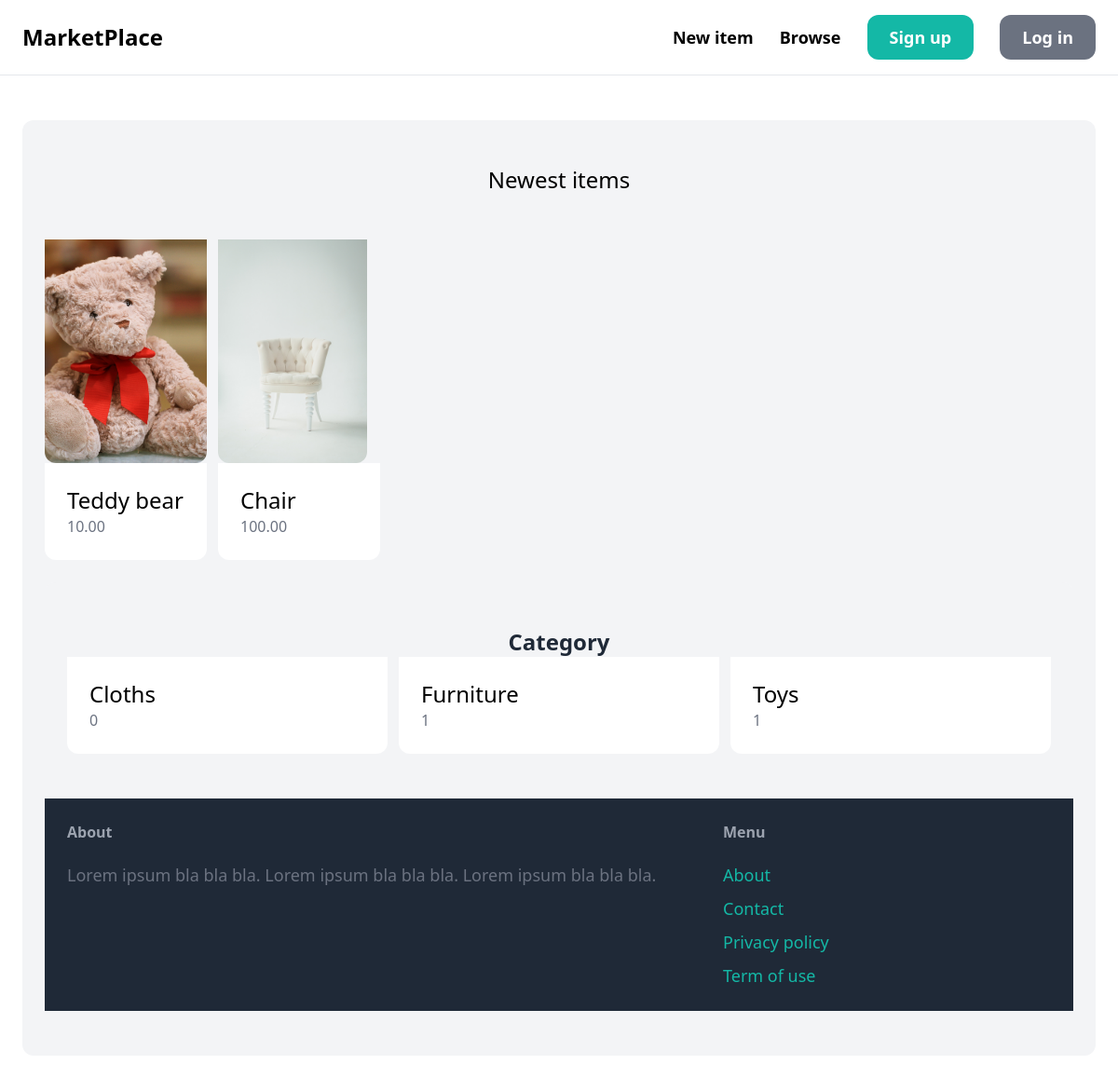
The app's page /, older data.
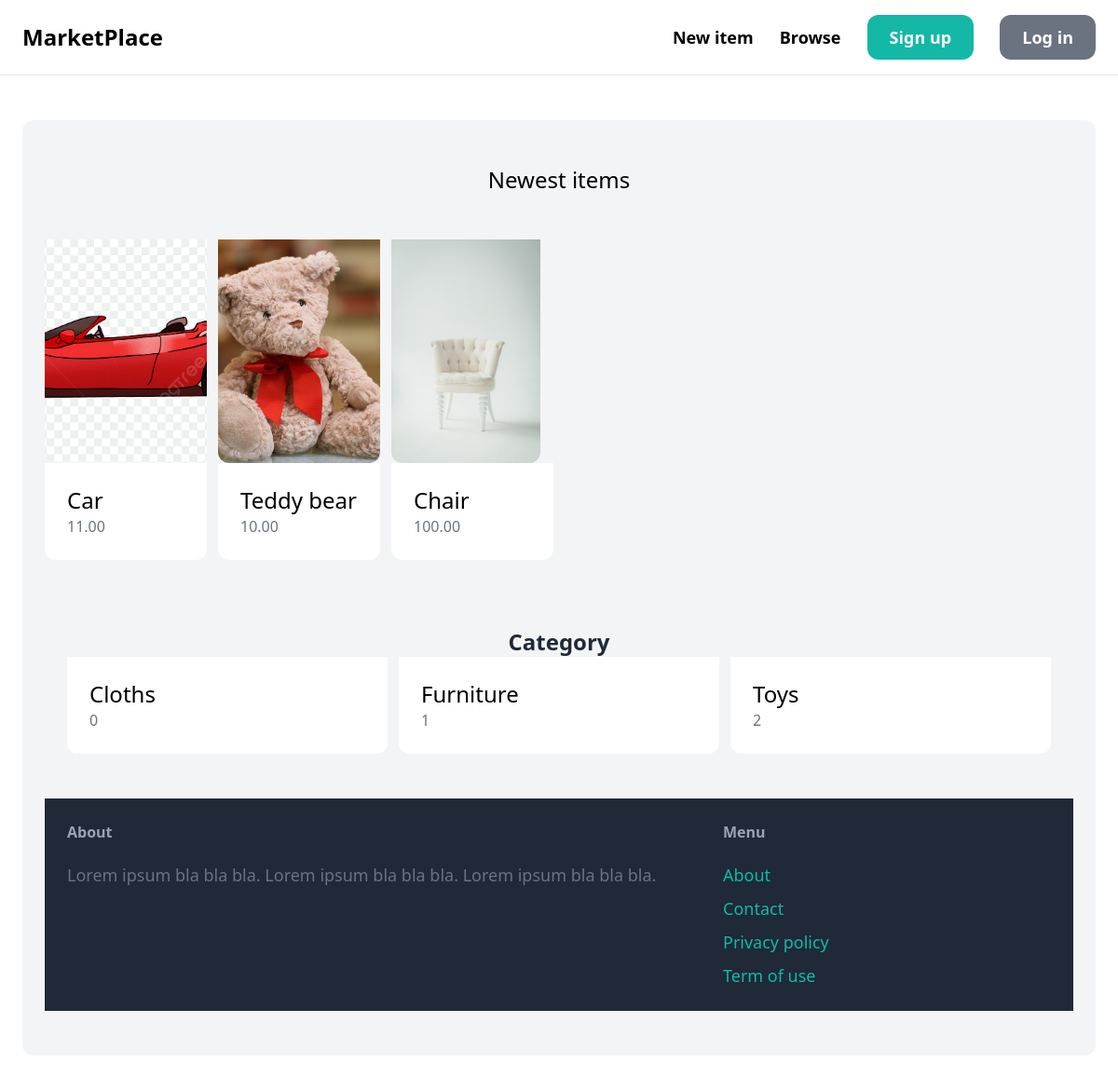
The same page, newer data.
### item/models.py (models this page shows, shortened)
class Item(models.Model):
    category = models.ForeignKey(Category, related_name='items', on_delete=models.CASCADE)
    name = models.CharField(max_length=255)
    description = models.TextField(blank=True, null=True)
    price = models.DecimalField(max_digits=6, decimal_places=2)
    image = models.ImageField(upload_to='item_images', blank=True, null=True)
    created_at = models.DateTimeField(auto_now_add=True)
    created_by = models.ForeignKey(User, related_name='items', on_delete=models.CASCADE)
    updated = models.DateTimeField(auto_now=True)
    is_sold = models.BooleanField(default=True)
    class Meta:
        ordering = ('-created_at',)

class Category(models.Model):
    name = models.CharField(max_length=255)
    description = models.TextField()
    class Meta:
        ordering = ('name',)
        verbose_name_plural = 'Categories'

### core/views.py (the view)
# urls.py: path('', views.index, name="index"),
def index(request):
    items = Item.objects.filter(is_sold=False)[0:6]
    categories = Category.objects.all()
    return render(request, 'core/index.html',{
        'items': items,
        'categories': categories,
    })

### core/templates/core/index.html (shortened to what this page needs)
{% extends 'core/base.html' %}
{% block content %}
<div class="mt-6 px-6 py-12 bg-gray-100 rounded-xl">
    <h2 class="mb-12 text-2xl text-center">Newest items</h2>
        <div class="grid grid-cols-6 gap-3">
            {% for item in items %}
            <div>
                <a href="{% url 'item:detail' item.id %}">
                    <div>
                        <img src="{{ item.image.url }}" alt="{{ item.name }}" class="w-69 h-60 rounded-b-xl object-cover block">
                    </div>
                    <div class="p-6 bg-white rounded-b-xl">
                        <h3 class="text-2xl">{{ item.name }}</h3>
                        <p class="text-gray-500">{{ item.price }}</p>
                    </div>
                </a>
            </div>
            {% endfor %}
        </div>
    <div class="mt-6 px-6 py-12 bg-gray-100 rounded-xl">
        <h2 class="text-2xl font-bold text-gray-800 text-center">Category</h2>
        <div class="grid grid-cols-3 gap-3">
            {% for category in categories %}
            <div>
                <a href="#">
                    <div class="p-6 bg-white rounded-b-xl">
                        <h3 class="text-2xl">{{ category.name }}</h3>
                        <p class="text-gray-500">{{ category.items.count }}</p>
                    </div>
                </a>
            </div>
            {% endfor %}
    </div>
{% endblock %}

### core/templates/core/base.html (shortened to what this page needs)
<!DOCTYPE html>
<html lang="en">
  <head>
    <script src="https://cdn.tailwindcss.com"></script>
  </head>
  <body>
    <nav class="py-6 px-6 flex justify-between items-center">
      <div>
        <a href="/" class="text-2xl font-bold">MarketPlace</a>
      </div>
      <div>
        <div class="space-x-6">
        <a href="{% url 'item:new' %}" class="text-lg font-semibold hover:text-gray-500">New item</a>
        <a href="#" class="text-lg font-semibold hover:text-gray-500">Browse</a>
        {% if request.user.is_authenticated %}
        <a href="{% url 'core:signup' %}" class="px-6 py-3 text-lg font-semibold bg-teal-500 text-white rounded-xl hover:bg-teal-700">Inbox</a>
        <a href="{% url 'dashboard:index' %}" class="px-6 py-3 text-lg font-semibold bg-gray-500 text-white rounded-xl hover:bg-gray-700">Dashboard</a>
        {% else %}
        <a href="{% url 'core:signup' %}" class="px-6 py-3 text-lg font-semibold bg-teal-500 text-white rounded-xl hover:bg-teal-700">Sign up</a>
        <a href="{% url 'core:login' %}" class="px-6 py-3 text-lg font-semibold bg-gray-500 text-white rounded-xl hover:bg-gray-700">Log in</a>
        {% endif %}
      </div>
      </div>
        </nav>
    <hr />
    <div class="px-6 py-6">{% block content %} {% endblock %}</div>
    <footer class="py-6 px-6 flex justify-between bg-gray-800">
      <div class="w-2/3 pr-10">
          <h3 class="mb-5 font-semibold text-gray-400">About</h3>
          <p class="text-lg text-gray-500">Lorem ipsum bla bla bla. Lorem ipsum bla bla bla. Lorem ipsum bla bla bla.</p>
      </div>
      <div class="w-1/3">
          <h3 class="mb-5 font-semibold text-gray-400">Menu</h3>
          <ul class="space-y-2">
              <li><a href="{% url 'about' %}" class="text-lg text-teal-500 hover:text-teal-700">About</a></li>
              <li><a href="{% url 'core:contact' %}" class="text-lg text-teal-500 hover:text-teal-700">Contact</a></li>
              <li><a href="{% url 'policy' %}" class="text-lg text-teal-500 hover:text-teal-700">Privacy policy</a></li>
              <li><a href="{% url 'terms' %}" class="text-lg text-teal-500 hover:text-teal-700">Term of use</a></li>
          </ul>
      </div>
  </footer>
  </body>
</html>

Row changes from the older to the newer data that the page shows:
added Item: image (picture), name "Car", price "11.00"
computed for Category "Toys": items.count "1" → "2"
